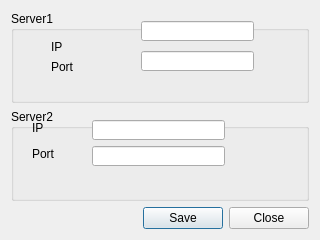
<?xml version="1.0" encoding="UTF-8"?>
<ui version="4.0">
 <class>SvrAddrConfigDialog</class>
 <widget class="QDialog" name="SvrAddrConfigDialog">
  <property name="geometry">
   <rect>
    <x>0</x>
    <y>0</y>
    <width>320</width>
    <height>240</height>
   </rect>
  </property>
  <property name="windowTitle">
   <string>Dialog</string>
  </property>
  <layout class="QVBoxLayout" name="verticalLayout" stretch="2,2,1">
   <item>
    <widget class="QGroupBox" name="groupBoxSvr1">
     <property name="title">
      <string>Server1</string>
     </property>
     <widget class="QLabel" name="labelSvr1Addr">
      <property name="geometry">
       <rect>
        <x>40</x>
        <y>30</y>
        <width>54</width>
        <height>12</height>
       </rect>
      </property>
      <property name="text">
       <string>IP</string>
      </property>
     </widget>
     <widget class="QLabel" name="labelSvr1Port">
      <property name="geometry">
       <rect>
        <x>40</x>
        <y>50</y>
        <width>54</width>
        <height>12</height>
       </rect>
      </property>
      <property name="text">
       <string>Port</string>
      </property>
     </widget>
     <widget class="QLineEdit" name="lineEditSvr1Addr">
      <property name="geometry">
       <rect>
        <x>130</x>
        <y>10</y>
        <width>113</width>
        <height>20</height>
       </rect>
      </property>
     </widget>
     <widget class="QLineEdit" name="lineEditSvr1Port">
      <property name="geometry">
       <rect>
        <x>130</x>
        <y>40</y>
        <width>113</width>
        <height>20</height>
       </rect>
      </property>
     </widget>
    </widget>
   </item>
   <item>
    <widget class="QGroupBox" name="groupBoxSvr2">
     <property name="title">
      <string>Server2</string>
     </property>
     <widget class="QLineEdit" name="lineEditSvr2Addr">
      <property name="geometry">
       <rect>
        <x>81</x>
        <y>11</y>
        <width>133</width>
        <height>20</height>
       </rect>
      </property>
     </widget>
     <widget class="QLabel" name="labelSvr2Addr">
      <property name="geometry">
       <rect>
        <x>21</x>
        <y>11</y>
        <width>54</width>
        <height>16</height>
       </rect>
      </property>
      <property name="text">
       <string>IP</string>
      </property>
     </widget>
     <widget class="QLabel" name="labelSvr2Port">
      <property name="geometry">
       <rect>
        <x>21</x>
        <y>37</y>
        <width>54</width>
        <height>16</height>
       </rect>
      </property>
      <property name="text">
       <string>Port</string>
      </property>
     </widget>
     <widget class="QLineEdit" name="lineEditSvr2Port">
      <property name="geometry">
       <rect>
        <x>81</x>
        <y>37</y>
        <width>133</width>
        <height>20</height>
       </rect>
      </property>
     </widget>
    </widget>
   </item>
   <item>
    <layout class="QHBoxLayout" name="horizontalLayout">
     <item>
      <spacer name="horizontalSpacer">
       <property name="orientation">
        <enum>Qt::Horizontal</enum>
       </property>
       <property name="sizeHint" stdset="0">
        <size>
         <width>40</width>
         <height>20</height>
        </size>
       </property>
      </spacer>
     </item>
     <item>
      <widget class="QPushButton" name="pushButtonSave">
       <property name="text">
        <string>Save</string>
       </property>
      </widget>
     </item>
     <item>
      <widget class="QPushButton" name="pushButtonClose">
       <property name="text">
        <string>Close</string>
       </property>
      </widget>
     </item>
    </layout>
   </item>
  </layout>
 </widget>
 <resources/>
 <connections/>
</ui>
